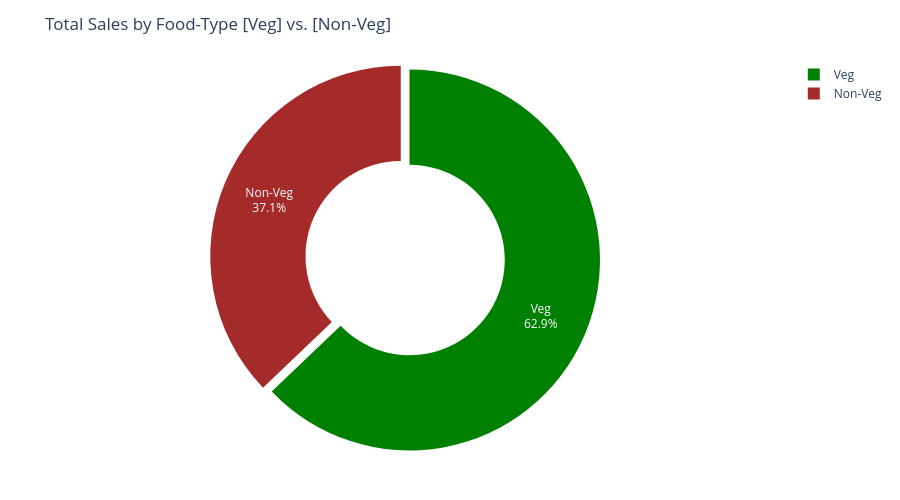

Here is the notebook cell this chart was saved with:
### Markdown cell above
##### Total Sales by Food-Type [Veg] vs. [Non-Veg]

### Code cell
non_veg_keywords = [
    "chicken", "egg", "fish", "mutton",
    "prawn", "biryani", "kabab", "kebab",
    "non-veg", "non veg"
]

df["Food Category"] = np.where(
    df["Dish Name"].str.lower().str.contains("|".join(non_veg_keywords), na=False),
    "Non-Veg",
    "Veg"
)

food_revenue = (
    df.groupby("Food Category")["Price (INR)"]
    .sum()
    .reset_index()
)

fig = px.pie(
    food_revenue,
    values="Price (INR)",
    names="Food Category",
    hole=0.5,
    title="Total Sales by Food-Type [Veg] vs. [Non-Veg]",
    color="Food Category",
    color_discrete_map={
        "Veg": "green",
        "Non-Veg": "brown"
    }
)

fig.update_traces(
    textinfo="percent+label",
    pull=[0.05, 0]
)

fig.update_layout(
    height=500,
    margin=dict(t=60, b=40, l=40, r=40)
)

fig.show()

### Figure 1 — Plotly figure (JSON) as saved in the notebook; plotly's stock layout.template omitted (floating-point values rounded to 4 significant figures)
{"data": [{"customdata": [["Non-Veg"], ["Veg"]], "domain": {"x": [0, 1], "y": [0, 1]}, "hole": 0.5, "hovertemplate": "Food Category=%{customdata[0]}<br>Price (INR)=%{value}<extra></extra>", "labels": ["Non-Veg", "Veg"], "legendgroup": "", "marker": {"colors": ["brown", "green"]}, "name": "", "pull": [0.05, 0], "showlegend": true, "textinfo": "percent+label", "type": "pie", "values": [19680000.0, 33330000.0]}], "layout": {"height": 500, "legend": {"tracegroupgap": 0}, "margin": {"b": 40, "l": 40, "r": 40, "t": 60}, "title": {"text": "Total Sales by Food-Type [Veg] vs. [Non-Veg]"}}}
